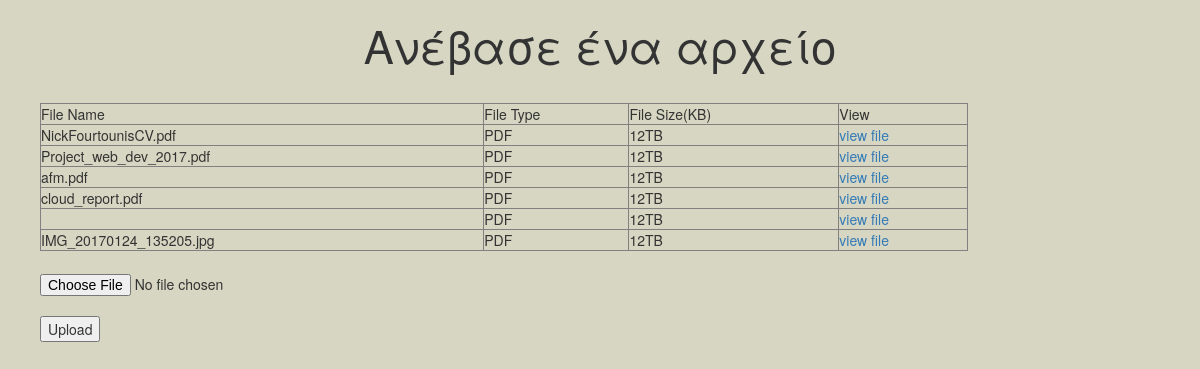
The page /file_handler.php on the database its author committed.
### tables this page shows
CREATE TABLE `uploads` (
  `uploadID` int(6) NOT NULL,
  `uploader` varchar(20) NOT NULL,
  `project` int(6) NOT NULL,
  `date_creation` timestamp NOT NULL DEFAULT CURRENT_TIMESTAMP ON UPDATE CURRENT_TIMESTAMP,
  `folder` varchar(50) NOT NULL,
  `file` varchar(50) NOT NULL
);

### file_handler.php (the view, shortened to what this page needs)
<!DOCTYPE html>
<html lang="en">
    <head>
        <link rel="stylesheet" href="https://maxcdn.bootstrapcdn.com/bootstrap/3.3.7/css/bootstrap.min.css">
        <link rel="stylesheet" type="text/css"  href="css/bootstrap.css">
        <link rel="stylesheet" type="text/css" href="fonts/font-awesome/css/font-awesome.css">
        <link rel="stylesheet" type="text/css"  href="css/style.css">
        <link rel="stylesheet" type="text/css" href="css/responsive.css">
        <link rel="stylesheet" href="https://maxcdn.bootstrapcdn.com/bootstrap/3.3.7/css/bootstrap.min.css">
    </head>
    <h3 style=" text-align: center; font-size:45px;">Ανέβασε ένα αρχείο</h3>
                    <ul style="list-style-type:none; align-content:center; ">
    <body style="background-color: #d6d6c2">
        <div id="tf-service" style="background-color: #d6d6c2" >
            <table width="80%" border="1">
                <tr>
                <td>File Name</td>
                <td>File Type</td>
                <td>File Size(KB)</td>
                <td>View</td>
                </tr>
                <?php
                $servername = "localhost";
                $username = "root";
                $dbname = "webdev";
                $conn = new mysqli($servername, $username,'', $dbname);
                    $sql = "SELECT uploads.folder as folder,uploads.file as file FROM users,projects,uploads WHERE users.username='nikos' AND username=projects.student1 and uploads.project=projects.projectID";
                    $result = $conn->query($sql);
                    if ($result->num_rows > 0) {
                        while($row = $result->fetch_assoc()) {
                            ?>
                            <tr>
                            <td><?php echo $row["file"] ?></td>
                            <td><?php echo 'PDF' ?></td>
                            <td><?php echo '12TB' ?></td>
                            <td><a href="/webdev/WebDev/uploads/<?php echo $row["folder"] ?>/<?php echo $row["file"] ?><?php echo '' ?>" >view file</a></td>
                            </tr>
                            <?php
                        }
                    } else {
                        echo "0 results";
                    }
              ?>
            </table>
        </div>
        <form action="upload.php" method="post" enctype="multipart/form-data">
            <input type="file" name="file" size="50" />
            <br />
            <input type="submit" value="Upload" />
        </form>
    </body>
</html>

### css/style.css (style rules this page uses)
html { position: relative; min-height: 100%; }
body, html { font-family: 'Raleway', sans-serif; text-rendering: optimizeLegibility !important; -webkit-font-smoothing: antialiased !important; }
a { text-decoration:none; color: #ff3300; transition: all 0.8; }
#tf-service { padding: 2% 0; }

### rows shown on the page
uploads: file "NickFourtounisCV.pdf"
uploads: file "Project_web_dev_2017.pdf"
uploads: file "afm.pdf"
uploads: file "cloud_report.pdf"
uploads: file "IMG_20170124_135205.jpg"
